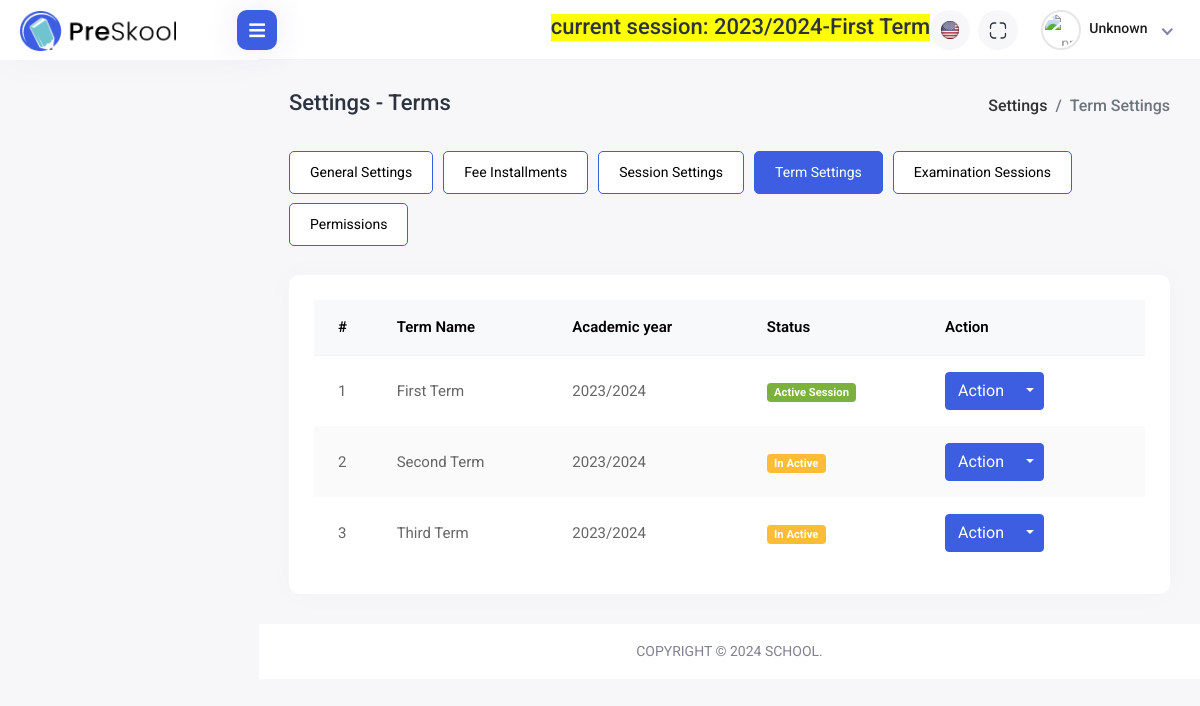
The app's page /settings/terms/, older data.
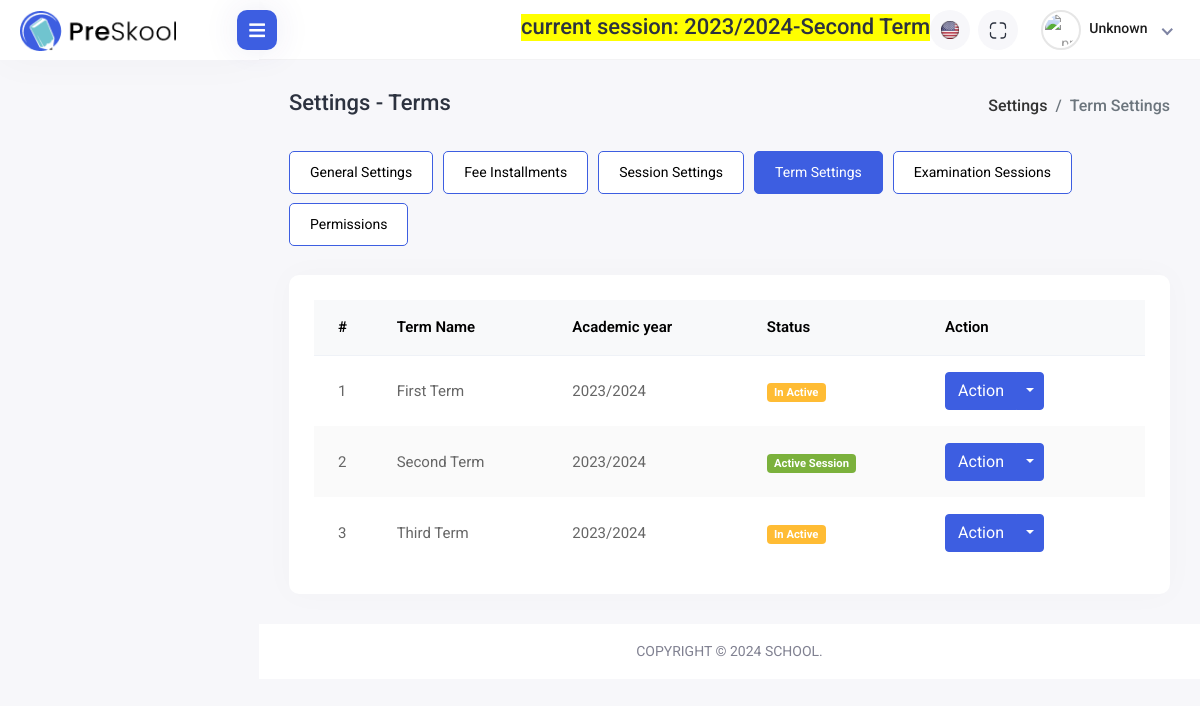
The same page, newer data.
### apps/terms/models.py (models this page shows, shortened)
class AcademicYear(TimeStampedUUIDModel):
    name = models.CharField(verbose_name=_("Academic Year"), max_length=100)
    start_date = models.DateField(verbose_name=_("Start Date"))
    end_date = models.DateField(verbose_name=_("End Date"), blank=True, null=True)
    is_current = models.BooleanField(default=False)

class Term(TimeStampedUUIDModel):
    term = models.CharField(
        verbose_name=_("Session"),
        max_length=20,
        choices=TermChoices.choices,
        default=TermChoices.FIRST_TERM,
    )
    academic_year = models.ForeignKey(AcademicYear, on_delete=models.CASCADE)
    is_current = models.BooleanField(default=False)

### apps/settings/views.py (the view)
# urls.py: path("terms/", views.term_settings_view, name="setting-terms"),
def term_settings_view(request):
    sessions = AcademicYear.objects.all()
    terms = Term.objects.all()
    current_session = sessions.filter(is_current=True).first()
    current_term = terms.filter(is_current=True).first()
    template_name = "settings/term-settings.html"
    context = {
        "section": "settings",
        "sessions": sessions,
        "terms": terms,
        "current_session": current_session,
        "current_term": current_term,
    }
    return render(request, template_name, context)

### apps/terms/templatetags/session_tags.py (called while the page is built)
@register.simple_tag
def current_working_session():
    current_year = AcademicYear.objects.get(is_current=True)
    current_terms = Term.objects.filter(is_current=True, academic_year=current_year)
    if current_terms.exists():
        current_term = current_terms.first()
        info = f"current session: {current_year.name}-{current_term.term}"
        return info
    return "Invalid session-term configuration."

### templates/settings/term-settings.html (shortened to what this page needs)
{% extends 'base.html' %}
{% block content %}
<div class="content container-fluid">
    <div class="page-header">
        <div class="row">
            <div class="col">
                <h3 class="page-title">Settings - Terms</h3>
                <ul class="breadcrumb">
                    <li class="breadcrumb-item"><a href="#">Settings</a></li>
                    <li class="breadcrumb-item active">Term Settings</li>
                </ul>
            </div>
        </div>
    </div>
    {% include '../utils/settings-menu.html' %}
    <div class="row">
        <div class="col-sm-12">
            <div class="card card-table">
                <div class="card-body">
                    <div class="table-responsive">
                        <table class="table border-0 star-student table-hover table-center mb-0 datatable table-striped">
                            <thead class="student-thread">
                                <tr>
                                    <th>#</th>
                                    <th>Term Name</th>
                                    <th>Academic year</th>
                                    <th>Status</th>
                                    <th>Action</th>
                                </tr>
                            </thead>
                            <tbody>
                                {% for term in terms %}
                                <tr>
                                    <td>{{forloop.counter}}</td>
                                    <td>{{term.term}}</td>
                                    <td>{{term.academic_year.name}}</td>
                                    <td>
                                    {% if term.is_current %}
                                    <span class="badge bg-success">Active Session</span></td>
                                    {% else %}
                                    <span class="badge bg-warning">In Active</span></td>
                                    {% endif %}
                                    <td>
                                        <div class="btn-group">
                                            <button type="button" class="btn btn-primary">Action</button>
                                            <button type="button" class="btn btn-primary dropdown-toggle dropdown-toggle-split"
                                                data-bs-toggle="dropdown" aria-haspopup="true" aria-expanded="false">
                                            </button>
                                        </div>
                                    </td>
                                </tr>
                                {% endfor %}
                            </tbody>
                        </table>
                    </div>
                </div>
            </div>
        </div>
    </div>
</div>
{% endblock content %}

### templates/utils/header.html (shortened to what this page needs)
{% load static %}
{% load session_tags %}
<div class="header">
    <div class="header-left">
        <a href="index.html" class="logo">
            <img src="{% static 'assets/img/logo.png' %}" alt="Logo">
        </a>
    </div>
    <div class="menu-toggle">
        <a href="javascript:void(0);" id="toggle_btn">
            <i class="fas fa-bars"></i>
        </a>
    </div>
    <ul class="nav user-menu">
        <li><div>
            <h3 style="margin-left: 20px; background-color: yellow;" class="page-title text-center">{% current_working_session %}</h3>
        </div> </li>
        <li class="nav-item dropdown noti-dropdown language-drop me-2">
            <a href="#" class="dropdown-toggle nav-link header-nav-list" data-bs-toggle="dropdown">
                <img src="{% static 'assets/img/icons/header-icon-01.svg' %}" alt="">
            </a>
        </li>
        <li class="nav-item zoom-screen me-2">
            <a href="#" class="nav-link header-nav-list win-maximize">
                <img src="{% static 'assets/img/icons/header-icon-04.svg' %}" alt="">
            </a>
        </li>
        <li class="nav-item dropdown has-arrow new-user-menus">
            <a href="#" class="dropdown-toggle nav-link" data-bs-toggle="dropdown">
                <span class="user-img">
                    <img class="rounded-circle" src="{{request.user.get_profile.profile_photo.url}}" width="31"
                        alt="profile picture">
                    <div class="user-text">
                        {% if user.is_authenticated %}
                            <h6>{{user.username | capfirst}}</h6>
                        {% else %}
                            <h6>Unknown</h6>
                        {% endif %}
                    </div>
                </span>
            </a>
        </li>
    </ul>
</div>

Row changes from the older to the newer data that the page shows:
computed for AcademicYear: pkid+name "current session: 2023/2024-First Term" → "current session: 2023/2024-Second Term"
changed Term "First Term": is_current "Active Session" → "In Active"
changed Term "Second Term": is_current "In Active" → "Active Session"
